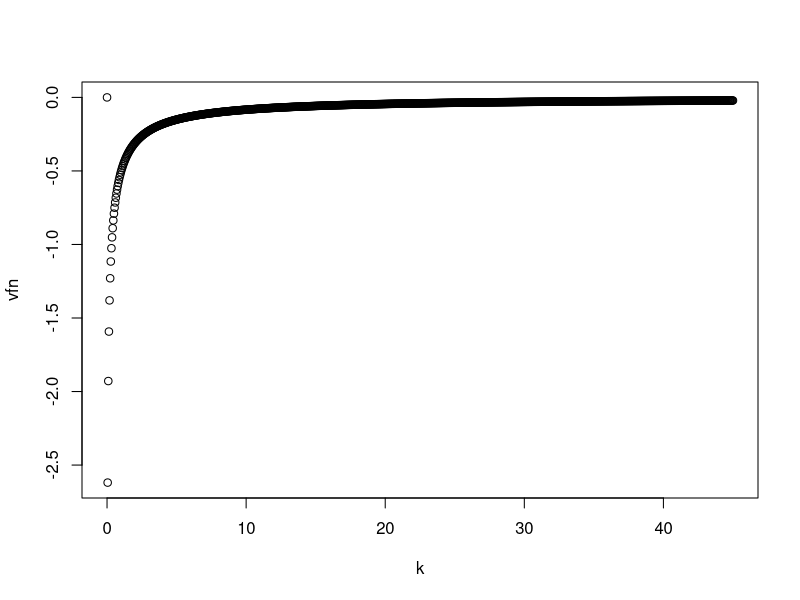

Recreate this plot in R.
#close all
#%%%% Set up parameters
alpha = 0.35;
beta = 0.99;
delta = 0.025;
sigma = 2;

#%%%% Set up discretized state space
k_min = 0;
k_max = 45;
num_k = 1000; #% number of points in the grid for k

k = seq( from = k_min, to = k_max, length.out =  num_k);

k_mat = matrix(rep(k,num_k), num_k, num_k, byrow = FALSE) #; % this will be useful in a bit
               
               #%%%% Set up consumption and return function
               #% 1st dim(rows): k today, 2nd dim (cols): k chosen for tomorrow

cons = k_mat ^ alpha + (1 - delta) * k_mat - t(k_mat); 
               
ret = cons ^ (1 - sigma) / (1 - sigma); #% return function
               
               #% negative consumption is not possible -> make it irrelevant by assigning
               #% it very large negative utility
               
ret[cons < 0] = -Inf; #bing number
               
               #%%%% Iteration


dis = 1; 

tol = .0001; #% tolerance for stopping 

v_guess = rep(0, num_k);
               
               
while (dis > tol){
               #% compute the utility value for all possible combinations of k and k:
value_mat = ret + beta * matrix(rep(v_guess,num_k), num_k , num_k , byrow = TRUE);
               
               #% find the optimal k' for every k:
vfn = apply(value_mat, 1, max);

vfn[vfn==-Inf]=0  #necessary adjustment. Infinity is not good to be used in R
             
#vfn = vfn;
               
               #% what is the distance between current guess and value function
dis = max(abs(vfn - v_guess));
               
               #% if distance is larger than tolerance, update current guess and
               #% continue, otherwise exit the loop
v_guess = vfn;
               
               }
               
              #g = k(pol_indx); #% policy function
               
               plot(k,vfn)
               #figure
               #plot(k,g)
               
           
           